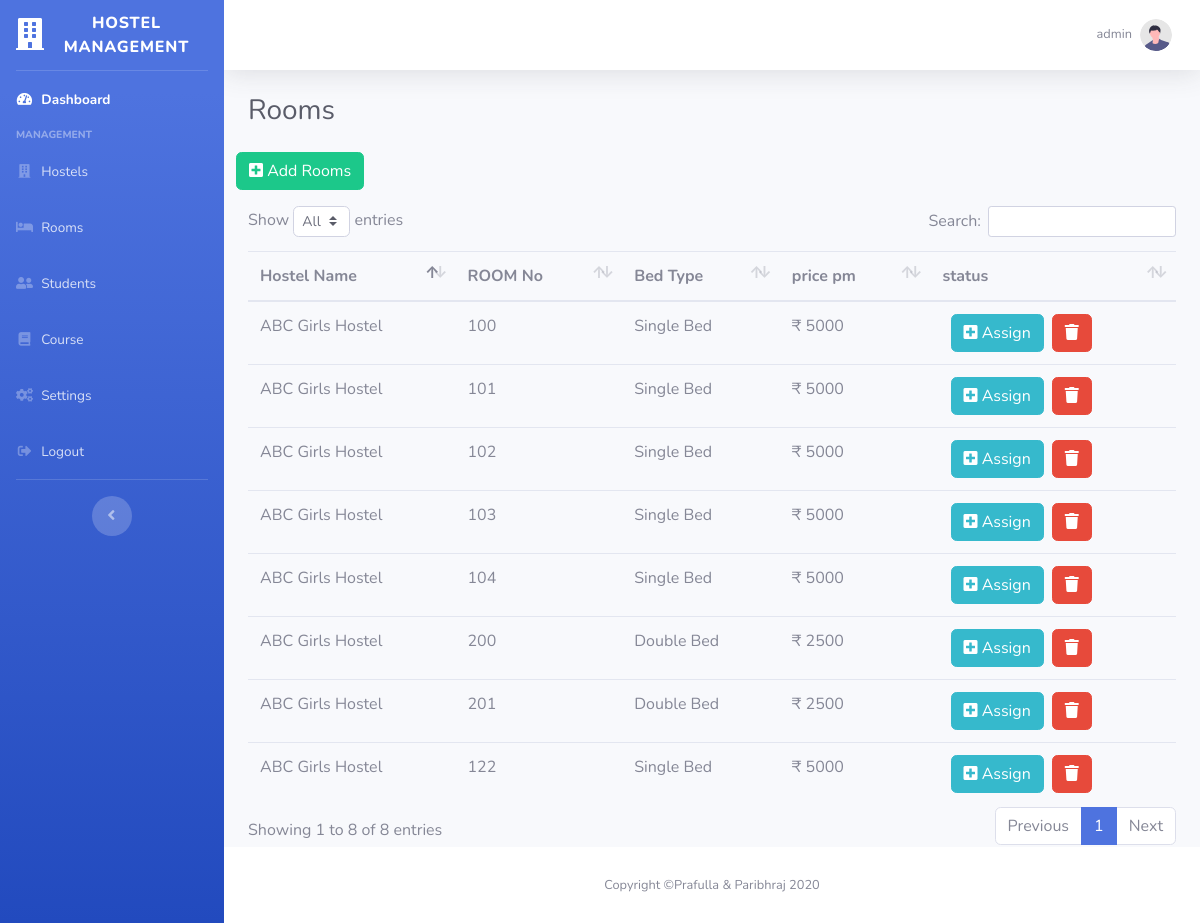
The app's page /room.php (signed in), older data.
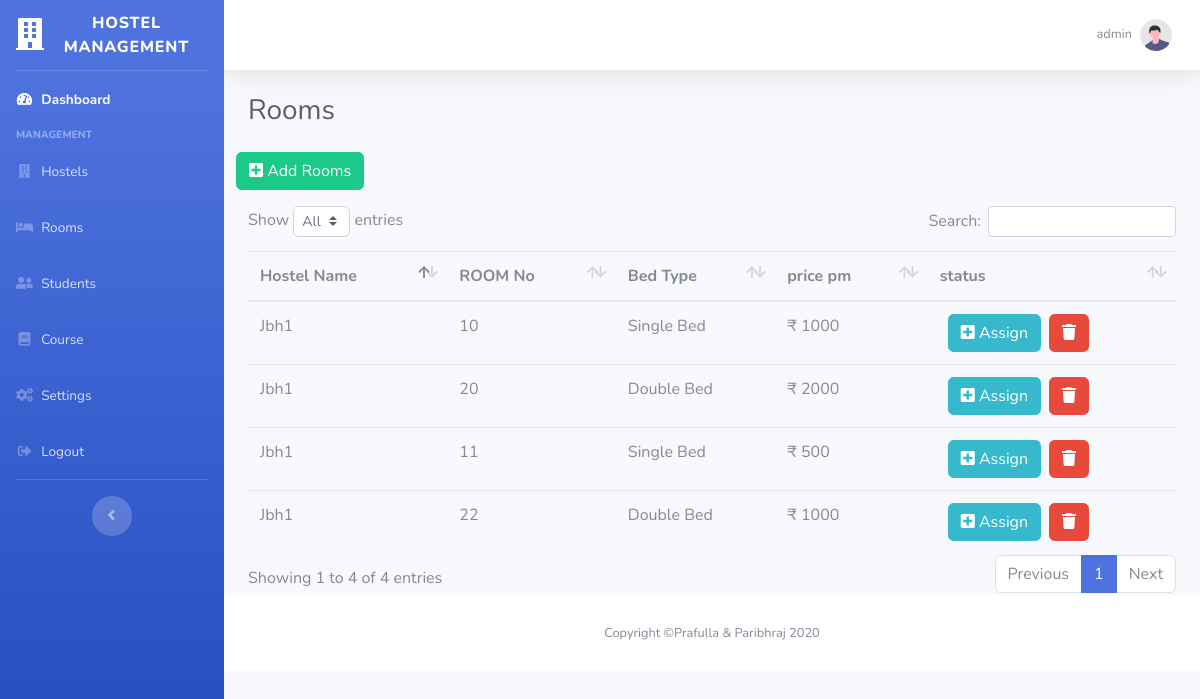
The same page, newer data.
### tables this page shows
CREATE TABLE `room` (
  `rid` mediumint(9) NOT NULL,
  `hname` varchar(255) DEFAULT NULL,
  `rno` mediumint(9) DEFAULT NULL,
  `rprice` int(11) NOT NULL,
  `rtype` varchar(255) DEFAULT NULL,
  `status` varchar(255) DEFAULT '0'
);

### room.php (the view, shortened to what this page needs)
<?php
include('include/header.php');
?>
                    <div class="container-fluid">
                        <div class="d-sm-flex align-items-center justify-content-between mb-4">
                            <h1 class="h3 mb-0 text-gray-800">Rooms</h1>
                        </div>
                        <div class="row mb-3">
                            <a href="addroom.php" type="button" class="btn btn-success">
                                <i class="fas fa-plus-square"></i>
                                Add Rooms</a>
                        </div>
                            <table class="table roomTable">
                                <thead>
                                    <th>Hostel Name</th>
                                    <th>ROOM No</th>
                                    <th>Bed Type</th>
                                    <th>price pm</th>
                                    <th>status</th>
                                </thead>
                                <tbody>
                                <?php
                                $sql = "SELECT * FROM `room` ";
                                $data = $conn->query($sql);
                                while($row= $data->fetch_assoc())
                                {
                                echo '
                                    <tr>
                                        <td>'.$row["hname"].'</td>
                                        <td>'.$row["rno"].'</td>
                                        <td>'.$row["rtype"].' Bed</td>
                                        <td>₹ '.$row["rprice"].'</td>';
                                if($row["status"] == 0)
                                {
                                    echo '
                                    <td >
                                    <form action="assign.php" method="POST" class="d-inline mx-2">
                                    <input type="hidden" name="id" value='. $row["rid"] .'>
				                    <button type="submit" class="btn btn-info" name="asgn" value="asgn">
                                    <i class="fas fa-plus-square"></i> Assign
                                    </form>
                                    <form action="" method="post" class="d-inline">
                                    <input type="hidden" name="id" value='.$row["rid"].'>
                                    <button class="btn btn-danger" name="delete" type="submit">
                                    <i class="fas fa-trash"></i>
                                    </button>
                                    </form>
                                    </td>';
                                }
                                }
                                echo '</tr>';
                                    ?>
                                </tbody>
                            </table>
<?php include('include/footer.php') ?>

Row changes from the older to the newer data that the page shows:
removed room: hname "ABC Girls Hostel", rno "100", rtype "Single", rprice "5000"
removed room: hname "ABC Girls Hostel", rno "101", rtype "Single", rprice "5000"
removed room: hname "ABC Girls Hostel", rno "102", rtype "Single", rprice "5000"
removed room: hname "ABC Girls Hostel", rno "103", rtype "Single", rprice "5000"
removed room: hname "ABC Girls Hostel", rno "104", rtype "Single", rprice "5000"
removed room: hname "ABC Girls Hostel", rno "200", rtype "Double", rprice "2500"
removed room: hname "ABC Girls Hostel", rno "201", rtype "Double", rprice "2500"
removed room: hname "ABC Girls Hostel", rno "122", rtype "Single", rprice "5000"
added room: hname "Jbh1", rno "10", rtype "Single", rprice "1000"
added room: hname "Jbh1", rno "20", rtype "Double", rprice "2000"
added room: hname "Jbh1", rno "11", rtype "Single", rprice "500"
added room: hname "Jbh1", rno "22", rtype "Double", rprice "1000"
Text that changed along with them:
text written by a page script: "Show entries Search: Showing 1 to 8 of 8 entries Previous 1 Next" → "Show entries Search: Showing 1 to 4 of 4 entries Previous 1 Next"
